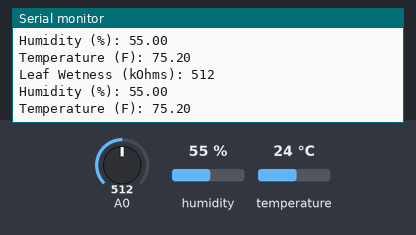
The sketch below on a simulated Arduino Uno, built with avr-gcc and run on an emulated ATmega328P. On the bench: the last lines printed to the serial monitor. The test bench sets the inputs (shaded band); at power-on: humidity 55 %, A0 = 512, temperature 24 °C.

Above: at 1.8 s.
1.9 s: humidity set to 22 %
At 2.8 s:
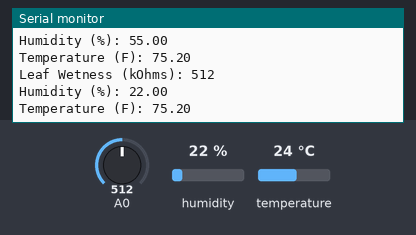
3.4 s: A0 set to 716
At 4.7 s:
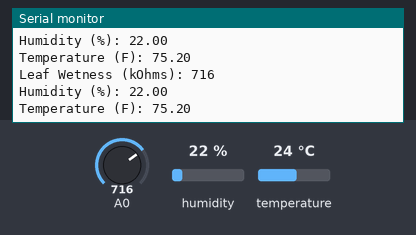
4.9 s: temperature set to 12 °C
At 6.3 s:
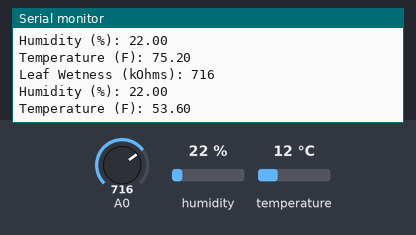
6.4 s: A0 set to 900
At 7.6 s:
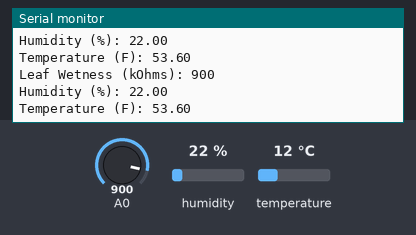
7.9 s: humidity set to 40 %
At 8.5 s:
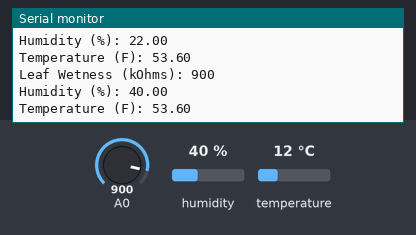
Timing chart, 0 to 10.4 s (numbered marks = the images above; inputs shaded):
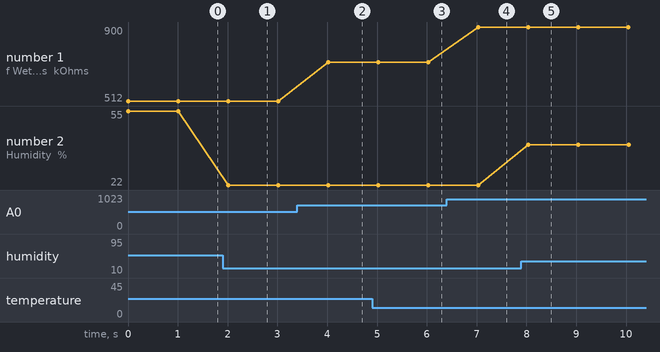

Measured:
- after the input at 1.9 s, the serial monitor: prints a new line after 0.11 s (image 1)
- after the input at 3.4 s, the serial monitor: prints a new line after 0.62 s (image 2)
- after the input at 4.9 s, the serial monitor: prints a new line after 1.1 s (image 3)
- after the input at 6.4 s, the serial monitor: prints a new line after 0.63 s (image 4)
- after the input at 7.9 s, the serial monitor: prints a new line after 0.14 s (image 5)
- plotted number 1: 512 → 716 after the input at 3.4 s, 716 → 900 after the input at 6.4 s
- plotted number 2: 55 → 22 after the input at 1.9 s, 22 → 40 after the input at 7.9 s

The sketch:

data_collection.ino
```cpp
// (licence header left out)
#include <DHT.h>

#define DHTPIN 5
#define DHTTYPE DHT22

DHT dht(DHTPIN, DHTTYPE);

void setup() {
  // Sets baud
  Serial.begin(115200);
  // Sets temp & hum pin to input
  // int pin = 5;
  // pinMode(pin, INPUT);
  dht.begin();
}

void loop() {
  // Reads leaf wetness/resistance sensor
  int r = analogRead(A0);
  Serial.print("Leaf Wetness (kOhms): ");
  Serial.print(r);
  Serial.println("");

  // Reads humidity sensor
  float h = dht.readHumidity();
  Serial.print("Humidity (%): ");
  Serial.print(h);
  Serial.println("");

  // Reads temperature sensor
  float t = dht.readTemperature(true);
  Serial.print("Temperature (F): ");
  Serial.print(t);
  Serial.println("");

  delay(1000);
}
```
